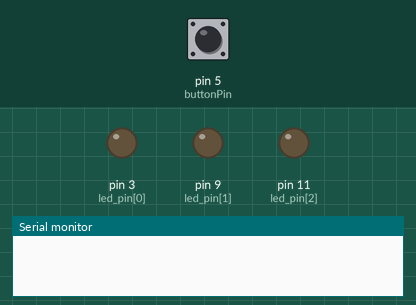
Simulated run of this program. Board: Arduino Uno, built with avr-gcc and run on an emulated ATmega328P. On the bench: output pins drawn as LEDs (lit = HIGH), the last lines printed to the serial monitor. Inputs (shaded band) come from the test bench; at power-on: pin 5 (buttonPin) HIGH.

Above: at 1.2 s.
1.3 s: pin 5 (buttonPin) pulled LOW for 0.15 s
At 2.4 s:
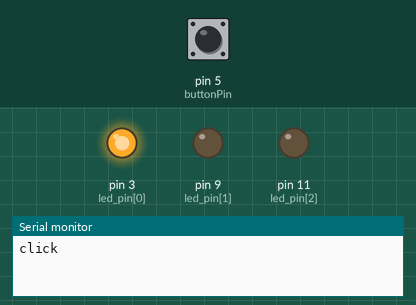
3.3 s: pin 5 (buttonPin) pulled LOW for 1 s
At 4.8 s:
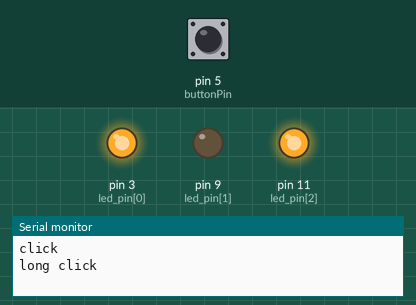
5.8 s: pin 5 (buttonPin) pulled LOW for 0.15 s
At 7.1 s:
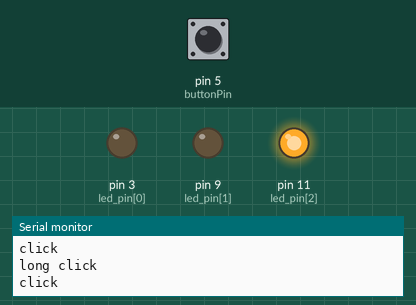
7.9 s: pin 5 (buttonPin) pulled LOW for 3.2 s
At 9.5 s:
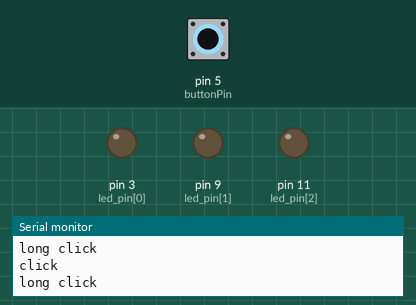
12.6 s: pin 5 (buttonPin) pulsed LOW 5 times (0.12 s each, 0.3 s apart)
At 13.5 s:
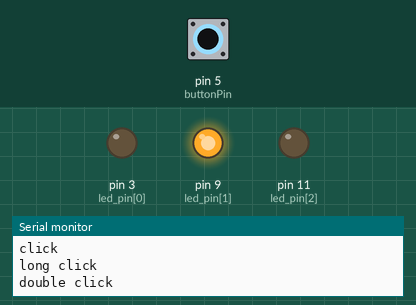
15.6 s: pin 5 (buttonPin) pulsed LOW 2 times (0.12 s each, 0.3 s apart)
At 17.0 s:
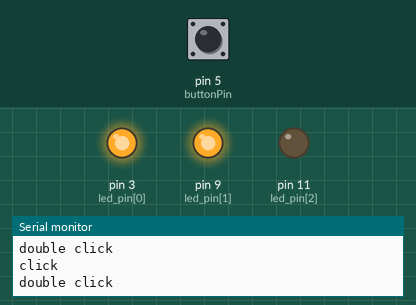
Timing chart, 0 to 18.6 s (numbered marks = the images above; inputs shaded):
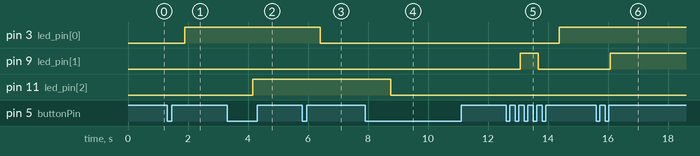

Measured:
- after the input at 1.3 s, pin 3 (led_pin[0]): LOW → HIGH after 0.60 s
- after the input at 3.3 s, pin 11 (led_pin[2]): LOW → HIGH after 0.85 s
- after the input at 5.8 s, pin 3 (led_pin[0]): HIGH → LOW after 0.60 s
- after the input at 7.9 s, pin 11 (led_pin[2]): HIGH → LOW after 0.85 s
- after the input at 12.6 s, pin 3 (led_pin[0]): LOW → HIGH after 1.8 s; pin 9 (led_pin[1]): LOW → HIGH after 0.47 s, → LOW 0.60 s later
- after the input at 15.6 s, pin 9 (led_pin[1]): LOW → HIGH after 0.47 s

The program:

main.cpp
```cpp
#include <Arduino.h>
#include <OneButton.h>

uint8_t buttonPin = 5;
OneButton myButton(buttonPin);

uint8_t led_pin[3] = {3, 9, 11};
bool led_on[3] = {true, true, true};
bool is_led_switch[3] = {false, false, false};

void clickCallback();
void doubleClickCallback();
void longClickCallback();

void setup() {
  Serial.begin(9600);
  myButton.attachClick(clickCallback);
  myButton.attachDoubleClick(doubleClickCallback);
  myButton.attachLongPressStart(longClickCallback);

  for(uint8_t i = 0; i < 3; i++) {
    pinMode(led_pin[i], OUTPUT);
  }
}

void loop() {
  // put your main code here, to run repeatedly:
  myButton.tick();
  for(uint8_t i = 0; i < 3; i++) {
    if(is_led_switch[i]) {
      if(led_on[i]) digitalWrite(led_pin[i], HIGH);
      else digitalWrite(led_pin[i], LOW);
      led_on[i] = !led_on[i];
      is_led_switch[i] = !is_led_switch[i];
    }
  }
}

void clickCallback() {
  Serial.println("click");
  is_led_switch[0] = true;
}

void doubleClickCallback() {
  Serial.println("double click");
  is_led_switch[1] = true;
}

void longClickCallback() {
  Serial.println("long click");
  is_led_switch[2] = true;
}
```
